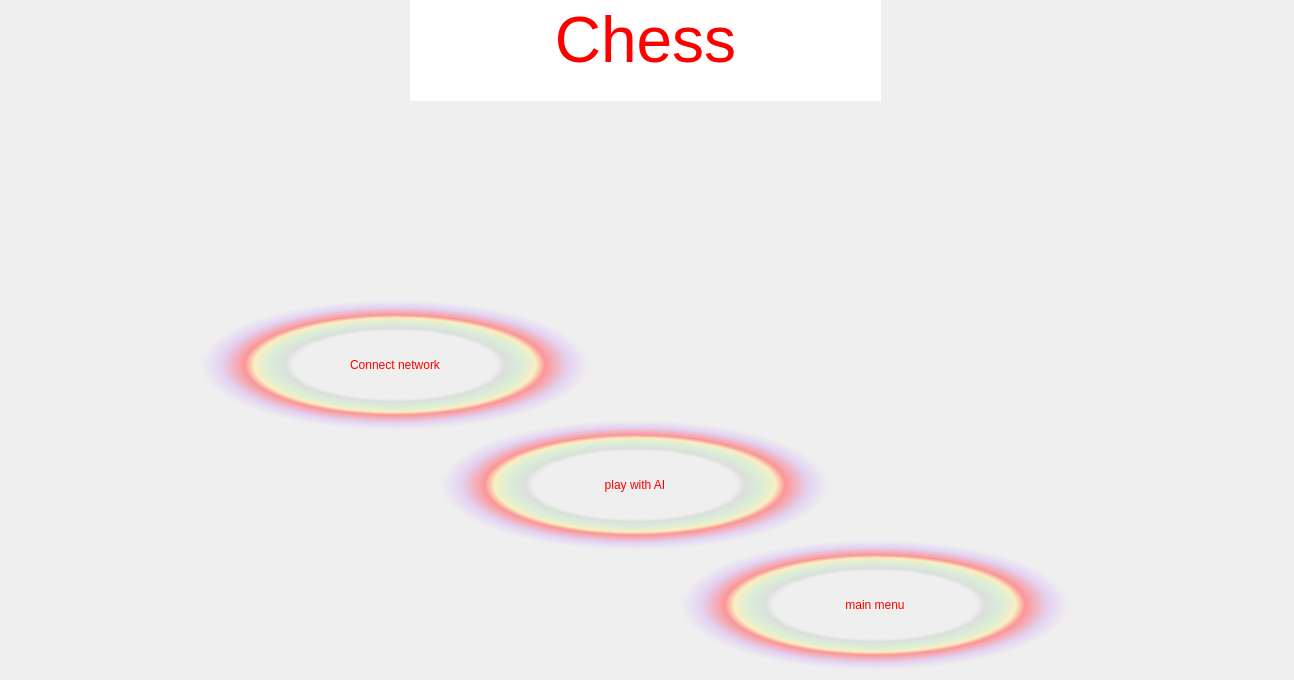
<?xml version="1.0" encoding="UTF-8"?>
<ui version="4.0">
 <class>chess</class>
 <widget class="QWidget" name="chess">
  <property name="geometry">
   <rect>
    <x>0</x>
    <y>0</y>
    <width>1294</width>
    <height>680</height>
   </rect>
  </property>
  <property name="windowTitle">
   <string>Form</string>
  </property>
  <property name="styleSheet">
   <string notr="true">background-image:url(:/chess.png);
background-position:top;</string>
  </property>
  <widget class="QPushButton" name="pushButton">
   <property name="geometry">
    <rect>
     <x>200</x>
     <y>300</y>
     <width>390</width>
     <height>130</height>
    </rect>
   </property>
   <property name="focusPolicy">
    <enum>Qt::NoFocus</enum>
   </property>
   <property name="contextMenuPolicy">
    <enum>Qt::CustomContextMenu</enum>
   </property>
   <property name="styleSheet">
    <string notr="true">font: 26pt &quot;MV Boli&quot;;
color:rgb(255, 0, 0);
border-style:solid;
background:qradialgradient(spread:pad, cx:0.5, cy:0.5, radius:0.5, fx:0.5, fy:0.5, stop:0 rgba(0, 0, 0, 0), stop:0.52 rgba(0, 0, 0, 0), stop:0.565 rgba(82, 121, 76, 33), stop:0.65 rgba(159, 235, 148, 64), stop:0.721925 rgba(255, 238, 150, 129), stop:0.77 rgba(255, 128, 128, 204), stop:0.89 rgba(191, 128, 255, 64), stop:1 rgba(0, 0, 0, 0))
       </string>
   </property>
   <property name="text">
    <string>Connect network</string>
   </property>
  </widget>
  <widget class="QPushButton" name="pushButton_2">
   <property name="geometry">
    <rect>
     <x>680</x>
     <y>540</y>
     <width>390</width>
     <height>130</height>
    </rect>
   </property>
   <property name="focusPolicy">
    <enum>Qt::NoFocus</enum>
   </property>
   <property name="contextMenuPolicy">
    <enum>Qt::CustomContextMenu</enum>
   </property>
   <property name="styleSheet">
    <string notr="true">font: 26pt &quot;MV Boli&quot;;
color:rgb(255, 0, 0);
border-style:solid;
background:qradialgradient(spread:pad, cx:0.5, cy:0.5, radius:0.5, fx:0.5, fy:0.5, stop:0 rgba(0, 0, 0, 0), stop:0.52 rgba(0, 0, 0, 0), stop:0.565 rgba(82, 121, 76, 33), stop:0.65 rgba(159, 235, 148, 64), stop:0.721925 rgba(255, 238, 150, 129), stop:0.77 rgba(255, 128, 128, 204), stop:0.89 rgba(191, 128, 255, 64), stop:1 rgba(0, 0, 0, 0))
       </string>
   </property>
   <property name="text">
    <string>main menu</string>
   </property>
  </widget>
  <widget class="QPushButton" name="pushButton_3">
   <property name="geometry">
    <rect>
     <x>440</x>
     <y>420</y>
     <width>390</width>
     <height>130</height>
    </rect>
   </property>
   <property name="focusPolicy">
    <enum>Qt::NoFocus</enum>
   </property>
   <property name="contextMenuPolicy">
    <enum>Qt::CustomContextMenu</enum>
   </property>
   <property name="styleSheet">
    <string notr="true">font: 26pt &quot;MV Boli&quot;;
color:rgb(255, 0, 0);
border-style:solid;
background:qradialgradient(spread:pad, cx:0.5, cy:0.5, radius:0.5, fx:0.5, fy:0.5, stop:0 rgba(0, 0, 0, 0), stop:0.52 rgba(0, 0, 0, 0), stop:0.565 rgba(82, 121, 76, 33), stop:0.65 rgba(159, 235, 148, 64), stop:0.721925 rgba(255, 238, 150, 129), stop:0.77 rgba(255, 128, 128, 204), stop:0.89 rgba(191, 128, 255, 64), stop:1 rgba(0, 0, 0, 0))
       </string>
   </property>
   <property name="text">
    <string>play with AI</string>
   </property>
  </widget>
  <widget class="QTextEdit" name="textEdit">
   <property name="geometry">
    <rect>
     <x>410</x>
     <y>0</y>
     <width>471</width>
     <height>101</height>
    </rect>
   </property>
   <property name="focusPolicy">
    <enum>Qt::NoFocus</enum>
   </property>
   <property name="contextMenuPolicy">
    <enum>Qt::DefaultContextMenu</enum>
   </property>
   <property name="styleSheet">
    <string notr="true">font: 40pt &quot;MV Boli&quot;;;
color:rgb(255, 0, 0);</string>
   </property>
   <property name="frameShape">
    <enum>QFrame::NoFrame</enum>
   </property>
   <property name="lineWidth">
    <number>0</number>
   </property>
   <property name="html">
    <string>&lt;!DOCTYPE HTML PUBLIC &quot;-//W3C//DTD HTML 4.0//EN&quot; &quot;http://www.w3.org/TR/REC-html40/strict.dtd&quot;&gt;
&lt;html&gt;&lt;head&gt;&lt;meta name=&quot;qrichtext&quot; content=&quot;1&quot; /&gt;&lt;style type=&quot;text/css&quot;&gt;
p, li { white-space: pre-wrap; }
&lt;/style&gt;&lt;/head&gt;&lt;body style=&quot; font-family:'MV Boli'; font-size:40pt; font-weight:400; font-style:normal;&quot;&gt;
&lt;p align=&quot;center&quot; style=&quot; margin-top:0px; margin-bottom:0px; margin-left:0px; margin-right:0px; -qt-block-indent:0; text-indent:0px;&quot;&gt;&lt;span style=&quot; font-size:48pt;&quot;&gt;Chess&lt;/span&gt;&lt;/p&gt;&lt;/body&gt;&lt;/html&gt;</string>
   </property>
  </widget>
 </widget>
 <resources/>
 <connections/>
 <slots>
  <slot>slot1()</slot>
 </slots>
</ui>
